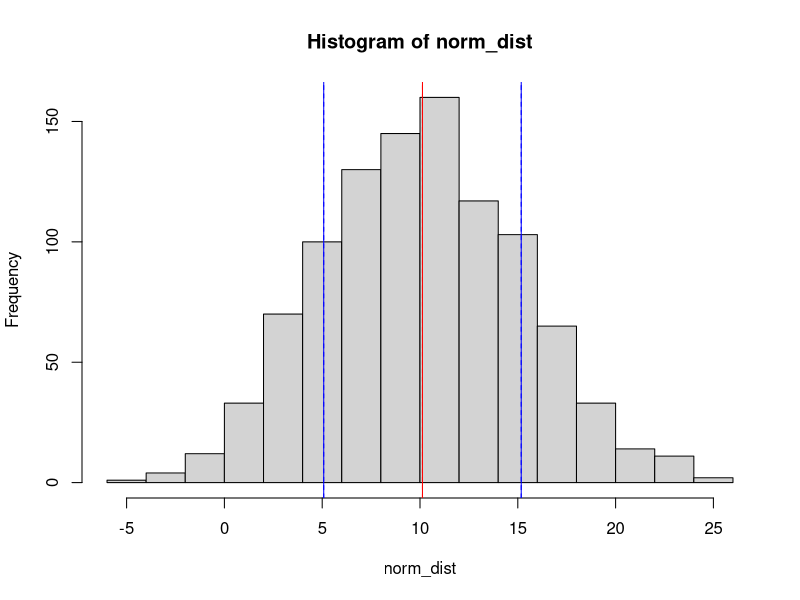
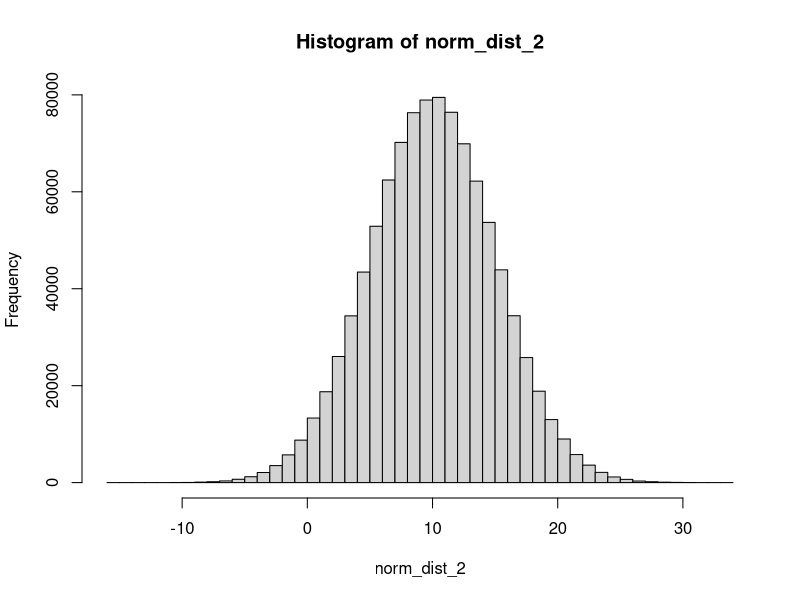
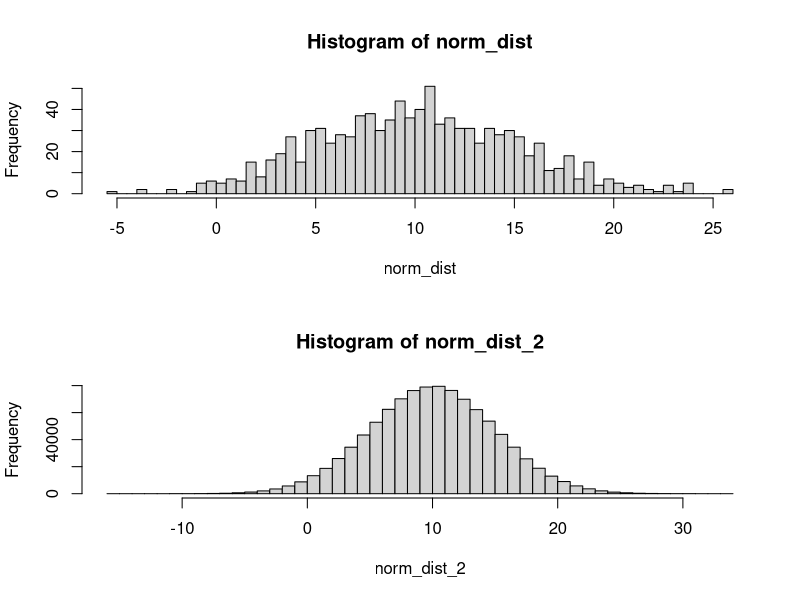
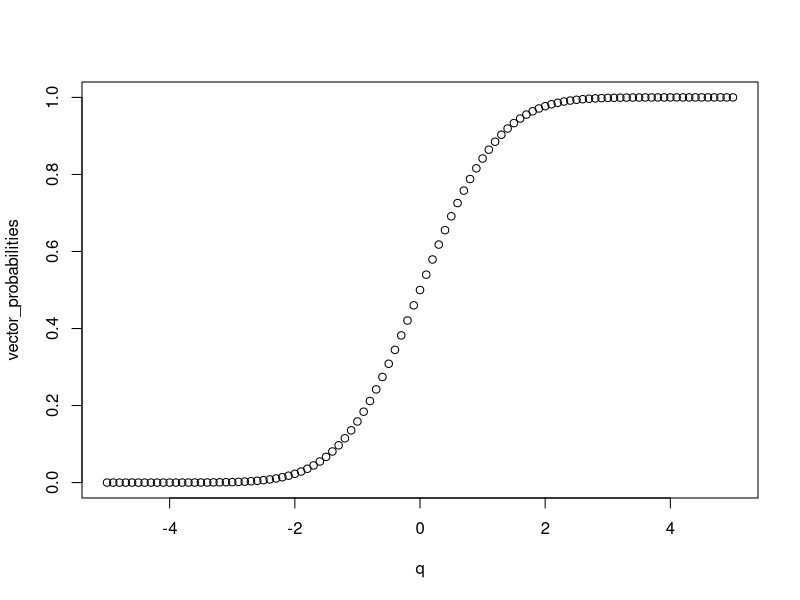
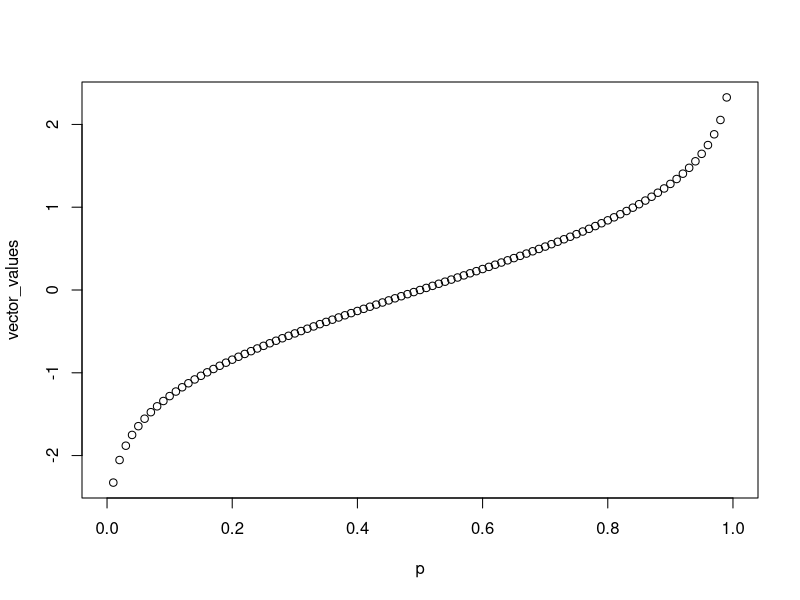
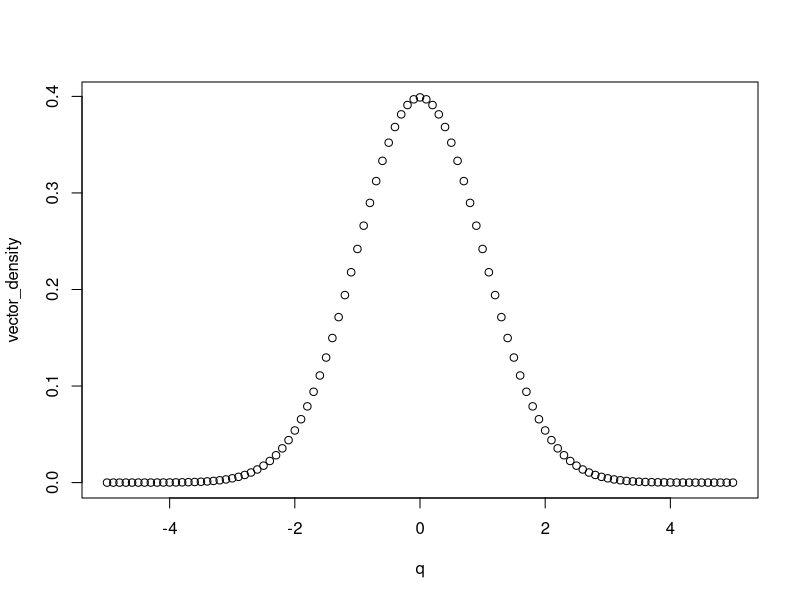
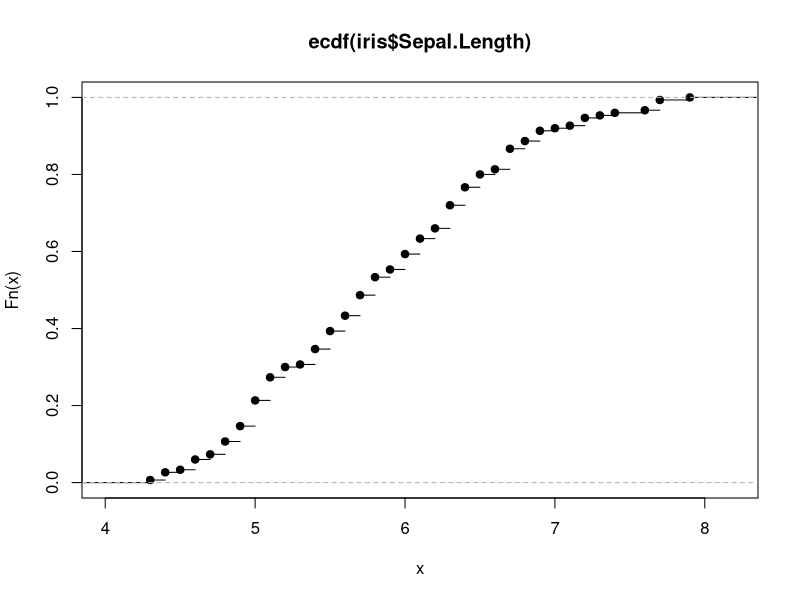
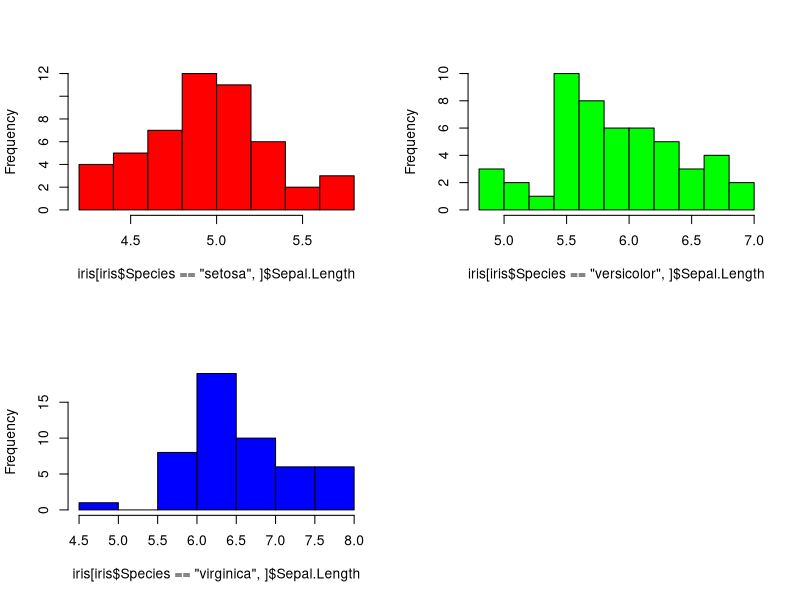

Source code (R) for these figures, in order: (Note: this script raises an error after producing the figures.)

#Generate a vector of 1000 normally distributed values with mean 10 and SD5

norm_dist <- rnorm(1000, mean = 10, sd =5)
summary(norm_dist)

#Compute the mean and standard deviation
mean(norm_dist)
sd(norm_dist)

#COmpute the deciles 
quantile(norm_dist, probs = seq (0, 1, 0.1))

#Visualise the distribution of those values as a histogram.
# base r package for histograms is hist. Breaks=bins. 
hist(norm_dist, breaks = 20)

#Visualise as vertical lines on the histogram:
#the mean (red solid), median (red dashed), one standard
#deviation from the mean (blue solid), 
#and one median absolute deviation from the median (blue)
abline(v = mean(norm_dist), col= 'red')
abline(v = median(norm_dist), col= 'red',lty = 2 )
#One sd from the mean
abline(v = mean(norm_dist) + sd(norm_dist), col= 'blue')
abline(v = mean(norm_dist) - sd(norm_dist), col= 'blue')
#one median absolute deviation from the median
#This is the median difference betweem value and median
abline(v = median(norm_dist) + sd(norm_dist), col= 'blue', lty = 2)
abline(v = median(norm_dist) - sd(norm_dist), col= 'blue', lty = 2)

#Generate a new vector with a lot more values 
#(e.g., one million). Draw again a histogram. How does
#the distribution compare with more data points?
norm_dist_2 <- rnorm(1000000, mean = 10, sd =5)
hist(norm_dist_2, breaks = 50)

par(mfrow = c(2,1))
hist(norm_dist, breaks = 50)
hist(norm_dist_2, breaks = 50)
par(mfrow = c(1,1))

#Exercise 2
#1. Calculate the cumulative distribution between -5,5
q <- seq(-5,5, by = 0.1)
q
vector_probabilities <- pnorm(q, mean = 0, sd = 1)
plot(x = q, y = vector_probabilities)

# 2. Plot the inverse cumulative distribution function for quantiles in 0.01 increment
# i.e. we know which probabilities we want
p <- seq(0, 1, by = 0.01)
p
vector_values <- qnorm (p, mean = 0, sd = 1)
plot(x = p, y = vector_values)

# 3. Plot the density function in the range
vector_density <- dnorm (q, mean = 0, sd = 1) 
plot(x = q, y = vector_density)

# look for probability of value greater than 2
vector_probability_2 <- 1 - pnorm(2, mean = 0, sd = 1)
vector_probability_2

# What is the probability of observing a value between -2 and 2?
pnorm(2, mean = 0, sd = 1) - pnorm(-2, mean = 0, sd = 1)

#What is the probability of observing a value more extreme than -2 or 2?
1 - (pnorm(2, mean = 0, sd = 1) - pnorm(-2, mean = 0, sd = 1))
#1 is maximal probability.

#NEXT EXERCISE
#1. Use the ecdf() function to compute the empirical cumulative distribution function for the variable
#Sepal.Length in the iris data set.

iris
iris_ecdf <- ecdf(iris$Sepal.Length)
str(iris_ecdf)
plot(iris_ecdf)

#Unique values within the dataset
knots(iris_ecdf)
sort(unique(iris$Sepal.Length))

#TO observe a value of less than defined value (probability)
iris_ecdf(6)

##Exercise slide 31
# Use summary () function to view some info about each column
summary(iris)
# Visualise the distribution of Sepal.Length , stratied by species
iris
par(mfrow=c(2,2))
# how many pictures in a window
hist(iris[iris$Species == "setosa",]$Sepal.Length, breaks = 10, labels = FALSE, main = NULL, col = 'red')
hist(iris[iris$Species == 'versicolor',]$Sepal.Length, breaks = 10, labels = FALSE, main = NULL, col = 'green')
hist(iris[iris$Species == 'virginica',]$Sepal.Length, breaks = 10, labels = FALSE, main = NULL, col = 'blue')

par(mfrow=c(1,1))
plot.new()
plot.window(xlim =c(4,8), ylim = c(0,2))
plot(density(iris[iris$Species == 'setosa',]$Sepal.Length), col = 'red')
lines(density(iris[iris$Species == 'versicolor',]$Sepal.Length), col = 'green')
lines(density(iris[iris$Species == 'virginica',]$Sepal.Length), col = 'blue')
axis(side = 1, at = seq(4,8))
axis(side = 2, at = seq(0,2,0,2))

#Is sepal lentgh normally distributed
shapiro.test(iris$Sepal.Length)
shapiro.test(iris[iris$Species == 'setosa',]$Sepal.length)
shapiro.test(iris[iris$Species == 'versicolor',]$Sepal.length)
shapiro.test(iris[iris$Species == 'virginica',]$Sepal.length)
plot(density(iris$Sepal.Length))

#Is there a significant variation between species in sepall length
anova_iris <- aov(Sepal.Length ~ Species, data = iris)
summary(anova_iris)
kruskal.test(Sepal.Length ~ Species, data = iris)

#running a t test
#TukeyHSD(anova_iris) #automatic t test calculation
tukey_test <- TukeyHSD(anova_iris)
View(tukey_test$Species)

#Exercise: Testing and Multiple Test correction
#How to load data
#logcounts.csv
#cell_metadata.csv